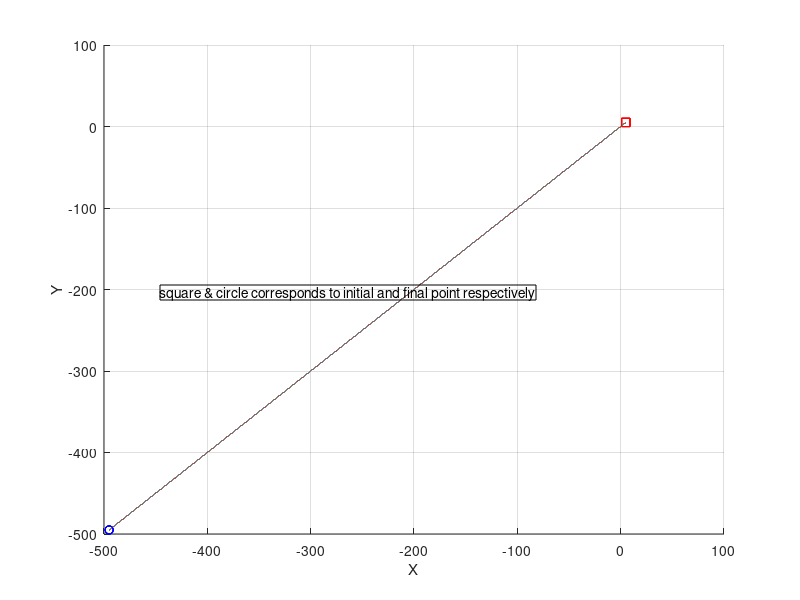

MATLAB code for this plot:
%code considering wind but not the aerodynamic drag
n=input('number of agents');             % take n as input
al=pi/n;                                 %initial offset which is constant throughout
k=0.3;                                   %controller gain
T=[cos(al),sin(al);-sin(al),cos(al)];    %rotation matrix
v_wind=input('input velocity of wind in 2d');  %input wind velocity vector in 2d i.e., [1;5]
x(1:n)=input('initial x coordinates');   %input row of x coordinates of n agents
y(1:n)=input('initial y coordinates');   %input row of y coordinates of n agents
%% to input x,y coordinates  use this code >> randi(number of your wish,1,n)
%%
z=zeros(2,n);                            %preallocation (for shorter run time)
                                         %note z here is matrix for storing
                                         %x and y coordinates of each agent
for i=1:n 
    z(1:2,i)=[x(i);y(i)];                %each column of matrix z contains  x and y coordinates of i th agent 
end
store_position=ones(2,100000,n);         %preallocation of 3d array which stores x,y coordinates at each  
%instant of time step form 1 to 100000. And each page of 3d array contains information
%about i th agents
for t=1:1:100000
    for i=1:n
        u(1:2,i)=(k*T*(z(1:2,mod(i,n)+1)-z(1:2,i)))-v_wind; %updating velcity of i th agent after each time step(1 ms)
    end
    for i=1:n
        z(1:2,i)=u(1:2,i).*0.001 + z(1:2,i);      % updating position of i th agent after each time step(1 ms)
        store_position(1:2,t,i)=z(1:2,i);         
    end
end
%for plotting trajectory of each agents.
grid on;
hold on;
for i=1:n
    plot(store_position(1,:,i),store_position(2,:,i));
    plot(store_position(1,1,i),store_position(2,1,i), 'rs');
    plot(store_position(1,100000,i),store_position(2,100000,i) , 'bo');
    hold on;
end
%for annotation of plot
dim = [.2 .5 .3 .3];
str = 'square & circle corresponds to initial and final point respectively';
annotation('textbox',dim,'String',str,'FitBoxToText','on'); 
%labelling of axes
xlabel('X');ylabel('Y');